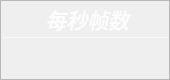
                    <widget class="QFrame" name="Fps_QF">
                     <property name="minimumSize">
                      <size>
                       <width>170</width>
                       <height>80</height>
                      </size>
                     </property>
                     <property name="maximumSize">
                      <size>
                       <width>170</width>
                       <height>80</height>
                      </size>
                     </property>
                     <property name="toolTipDuration">
                      <number>0</number>
                     </property>
                     <property name="styleSheet">
                      <string notr="true">QFrame#Fps_QF{
color: rgb(255, 255, 255);
border-radius: 15px;
background-color: qradialgradient(cx:0, cy:0, radius:1, fx:0.1, fy:0.1, stop:0 rgb(255, 100, 100),  stop:1 rgb(255, 150, 100));
border: 1px outset rgb(255, 125, 100)
}
</string>
                     </property>
                     <property name="frameShape">
                      <enum>QFrame::StyledPanel</enum>
                     </property>
                     <property name="frameShadow">
                      <enum>QFrame::Raised</enum>
                     </property>
                     <layout class="QVBoxLayout" name="verticalLayout_11" stretch="0,2,1">
                      <property name="spacing">
                       <number>0</number>
                      </property>
                      <property name="leftMargin">
                       <number>0</number>
                      </property>
                      <property name="topMargin">
                       <number>0</number>
                      </property>
                      <property name="rightMargin">
                       <number>0</number>
                      </property>
                      <property name="bottomMargin">
                       <number>0</number>
                      </property>
                      <item>
                       <widget class="QFrame" name="Fps_top">
                        <property name="styleSheet">
                         <string notr="true">border:none</string>
                        </property>
                        <property name="frameShape">
                         <enum>QFrame::StyledPanel</enum>
                        </property>
                        <property name="frameShadow">
                         <enum>QFrame::Raised</enum>
                        </property>
                        <layout class="QHBoxLayout" name="horizontalLayout_8">
                         <property name="spacing">
                          <number>0</number>
                         </property>
                         <property name="leftMargin">
                          <number>0</number>
                         </property>
                         <property name="topMargin">
                          <number>3</number>
                         </property>
                         <property name="rightMargin">
                          <number>7</number>
                         </property>
                         <property name="bottomMargin">
                          <number>3</number>
                         </property>
                         <item>
                          <widget class="QLabel" name="label_7">
                           <property name="maximumSize">
                            <size>
                             <width>16777215</width>
                             <height>30</height>
                            </size>
                           </property>
                           <property name="font">
                            <font>
                             <family>Segoe UI</family>
                             <pointsize>16</pointsize>
                             <italic>true</italic>
                             <bold>true</bold>
                            </font>
                           </property>
                           <property name="styleSheet">
                            <string notr="true">color: rgba(255, 255, 255,210);
padding-left:12px;
font: 700 italic 16pt &quot;Segoe UI&quot;;</string>
                           </property>
                           <property name="midLineWidth">
                            <number>-1</number>
                           </property>
                           <property name="text">
                            <string>每秒帧数</string>
                           </property>
                           <property name="alignment">
                            <set>Qt::AlignCenter</set>
                           </property>
                           <property name="wordWrap">
                            <bool>false</bool>
                           </property>
                           <property name="indent">
                            <number>0</number>
                           </property>
                          </widget>
                         </item>
                        </layout>
                       </widget>
                      </item>
                      <item>
                       <widget class="Line" name="line_4">
                        <property name="maximumSize">
                         <size>
                          <width>16777215</width>
                          <height>1</height>
                         </size>
                        </property>
                        <property name="styleSheet">
                         <string notr="true">background-color: rgba(255, 255, 255, 89);</string>
                        </property>
                        <property name="orientation">
                         <enum>Qt::Horizontal</enum>
                        </property>
                       </widget>
                      </item>
                      <item>
                       <widget class="QFrame" name="Fps_bottom">
                        <property name="styleSheet">
                         <string notr="true">border:none</string>
                        </property>
                        <property name="frameShape">
                         <enum>QFrame::StyledPanel</enum>
                        </property>
                        <property name="frameShadow">
                         <enum>QFrame::Raised</enum>
                        </property>
                        <layout class="QVBoxLayout" name="verticalLayout_12">
                         <property name="spacing">
                          <number>0</number>
                         </property>
                         <property name="leftMargin">
                          <number>0</number>
                         </property>
                         <property name="topMargin">
                          <number>6</number>
                         </property>
                         <property name="rightMargin">
                          <number>0</number>
                         </property>
                         <property name="bottomMargin">
                          <number>6</number>
                         </property>
                         <item alignment="Qt::AlignTop">
                          <widget class="QLabel" name="fps_label">
                           <property name="minimumSize">
                            <size>
                             <width>0</width>
                             <height>30</height>
                            </size>
                           </property>
                           <property name="maximumSize">
                            <size>
                             <width>16777215</width>
                             <height>30</height>
                            </size>
                           </property>
                           <property name="font">
                            <font>
                             <family>Microsoft YaHei UI</family>
                             <pointsize>17</pointsize>
                             <italic>false</italic>
                             <bold>false</bold>
                             <underline>false</underline>
                            </font>
                           </property>
                           <property name="styleSheet">
                            <string notr="true">color: rgb(255, 255, 255);
font: 17pt &quot;Microsoft YaHei UI&quot;;</string>
                           </property>
                           <property name="text">
                            <string/>
                           </property>
                           <property name="alignment">
                            <set>Qt::AlignCenter</set>
                           </property>
                          </widget>
                         </item>
                        </layout>
                       </widget>
                      </item>
                     </layout>
                    </widget>
